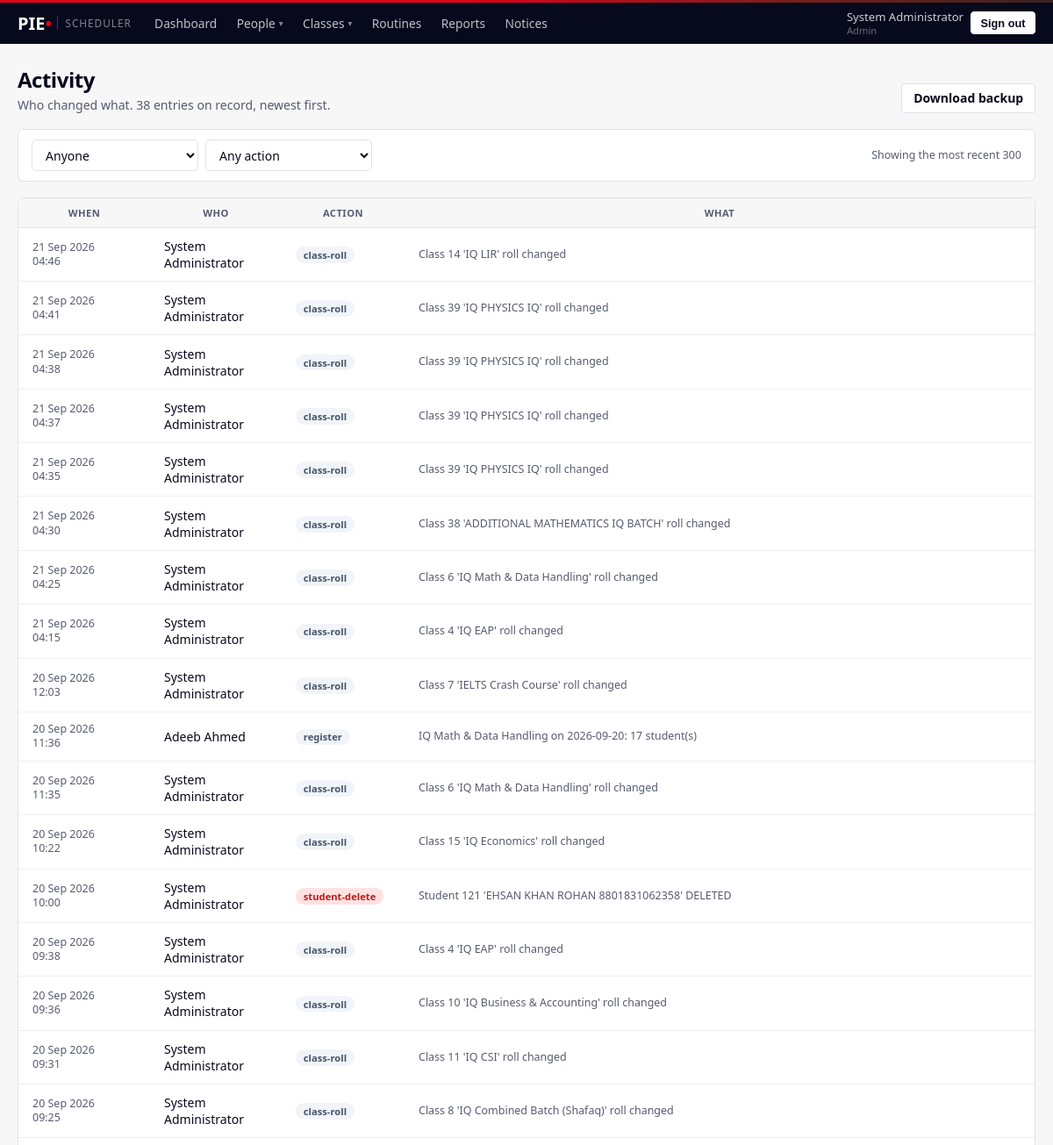
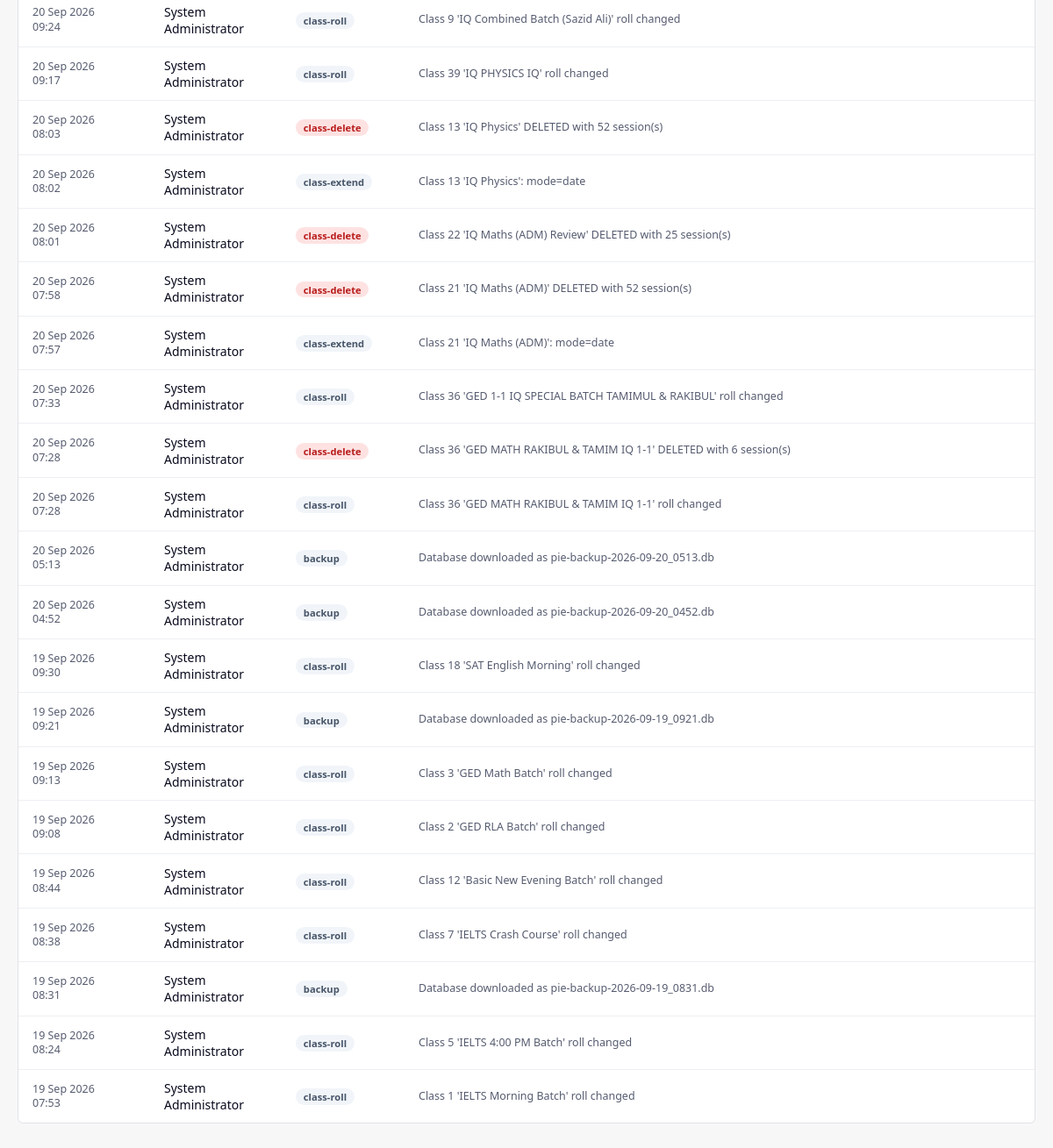
Screenshot of /admin/activity (signed in) with the database file from the repository (2 pictures, top to bottom).
### models.py (models this page shows, shortened)
class User(UserMixin, db.Model):
    __tablename__ = "user"
    id           = db.Column(db.Integer, primary_key=True)
    username     = db.Column(db.String(64), unique=True, nullable=False, index=True)
    password_hash= db.Column(db.String(255), nullable=False)
    full_name    = db.Column(db.String(120), nullable=False)
    role         = db.Column(db.String(16), nullable=False, index=True)
    status       = db.Column(db.String(16), default="ACTIVE", nullable=False, index=True)
    phone        = db.Column(db.String(32))
    email        = db.Column(db.String(120))
    branch       = db.Column(db.String(32), index=True)
    subjects     = db.Column(db.String(255))          # teachers only
    max_daily_hours = db.Column(db.Float, default=8.0)# teachers only
    days_off     = db.Column(db.String(32))           # teachers: "0,3" = Mon,Thu
    work_hours   = db.Column(db.String(255))          # "0=10:00-20:00;1=14:00-20:00"
    initial_password = db.Column(db.String(64))
    created_at   = db.Column(db.DateTime, default=datetime.utcnow)
    @property
    def is_active(self):
        return self.status == "ACTIVE"
    @property
    def is_admin(self):
        return self.role == "ADMIN"

class AuditLog(db.Model):
    __tablename__ = "audit_log"
    id         = db.Column(db.Integer, primary_key=True)
    actor_id   = db.Column(db.Integer, db.ForeignKey("user.id"))
    action     = db.Column(db.String(64), nullable=False)
    detail     = db.Column(db.Text)
    created_at = db.Column(db.DateTime, default=datetime.utcnow, index=True)
    actor = db.relationship("User")

### views_admin.py (the view)
@bp.route("/admin/activity")
@login_required
@admin_only
def activity():
    who    = request.args.get("actor", type=int)
    action = request.args.get("action", "")
    q = AuditLog.query
    if who:
        q = q.filter_by(actor_id=who)
    if action:
        q = q.filter_by(action=action)
    rows = q.order_by(AuditLog.created_at.desc()).limit(300).all()
    actions = sorted({a.action for a in AuditLog.query
                      .with_entities(AuditLog.action).distinct()})
    staff = (User.query.filter(User.role.in_(["ADMIN", "TEACHER"]))
             .order_by(User.full_name).all())
    return render_template("admin/activity.html", rows=rows, actions=actions,
                           staff=staff, f_actor=who, f_action=action,
                           total=AuditLog.query.count(), **_lists())

### helpers.py (called while the page is built, shortened)
def role_required(*roles):
    def decorator(f):
        @wraps(f)
        def inner(*args, **kwargs):
            if not current_user.is_authenticated:
                return redirect(url_for("login"))
            if current_user.role not in roles:
                abort(403)
            return f(*args, **kwargs)
        return inner
    return decorator

def read_only_guard():
    if not current_user.is_authenticated:
        return None
    if current_user.role != "STUDENT_VIEWER":
        return None

### views_admin.py (called while the page is built)
def _lists():
    return {
        "courses":      Course.query.filter_by(is_archived=False).order_by(Course.course_code).all(),
        "terms":        Term.query.order_by(Term.start_date.desc()).all(),
        "teachers_all": User.query.filter_by(role="TEACHER", status="ACTIVE")
                            .order_by(User.full_name).all(),
    }

### templates/admin/activity.html (shortened to what this page needs)
{% extends "base.html" %}
{% block content %}
<div class="page-head">
  <div>
    <h1 class="page-title">Activity</h1>
    <p class="page-sub">
      Who changed what. {{ total }} entr{{ 'y' if total == 1 else 'ies' }} on record,
      newest first.
    </p>
  </div>
  <div class="head-actions">
    <a class="btn btn-outline" href="{{ url_for('admin.backup') }}">Download backup</a>
  </div>
</div>
<div class="panel" style="margin-bottom:1.1rem;padding:.7rem .95rem">
  <form method="get" style="display:flex;gap:.5rem;flex-wrap:wrap;align-items:center">
    <select class="form-select" name="actor" style="max-width:190px"
            onchange="this.form.submit()">
      <option value="">Anyone</option>
    </select>
    <select class="form-select" name="action" style="max-width:190px"
            onchange="this.form.submit()">
      <option value="">Any action</option>
    </select>
    <span class="sub" style="margin-left:auto">Showing the most recent 300</span>
  </form>
</div>
<div class="panel p-0">
  {% if rows %}
  <div class="table-responsive">
    <table class="list-table">
      <thead><tr><th style="width:150px">When</th><th style="width:150px">Who</th>
                 <th style="width:140px">Action</th><th>What</th></tr></thead>
      <tbody>
      {% for r in rows %}
      <tr>
        <td class="nowrap sub">{{ r.created_at.strftime('%d %b %Y') }}
          <div class="mono">{{ r.created_at.strftime('%H:%M') }}</div></td>
        <td>{{ r.actor.full_name if r.actor else 'system' }}</td>
        <td>
          {% if 'delete' in r.action %}<span class="pill pill-red">{{ r.action }}</span>
          {% elif 'stop' in r.action or 'pause' in r.action %}
            <span class="pill pill-amber">{{ r.action }}</span>
          {% else %}<span class="pill pill-gray">{{ r.action }}</span>{% endif %}
        </td>
        <td class="sub">{{ r.detail }}</td>
      </tr>
      {% endfor %}
      </tbody>
    </table>
  </div>
  {% else %}
  <p class="empty-line">
    Nothing recorded yet. Changes to classes, subjects, students and rooms
    will appear here as they happen.
  </p>
  {% endif %}
</div>
{% endblock %}

### templates/base.html (shortened to what this page needs)
<!DOCTYPE html>
<html lang="en">
<head>
<link rel="stylesheet" href="{{ url_for('static', filename='css/style.css') }}">
</head>
<body>
{% if current_user.is_authenticated %}
<header class="app-bar">
  <div class="bar-inner">
    <a class="wordmark" href="{{ url_for('dashboard') }}">
      PIE<span class="wm-pie"> &bull;</span>
      <span class="wm-app">Scheduler</span>
    </a>
    <nav class="main-nav">
      {% if current_user.is_admin %}
        <a class="nav-link {{ 'active' if request.endpoint == 'admin.overview' }}"
           href="{{ url_for('admin.overview') }}">Dashboard</a>
        <div class="nav-drop">
          <button type="button" class="nav-link nav-drop-btn
            {{ 'active' if request.endpoint and ('student' in request.endpoint
               or 'teacher' in request.endpoint or 'batch' in request.endpoint) }}">
            People <span class="caret">&#9662;</span>
          </button>
        </div>
        <div class="nav-drop">
          <button type="button" class="nav-link nav-drop-btn
            {{ 'active' if request.endpoint and ('course' in request.endpoint
               or 'class' in request.endpoint or 'schedule' in request.endpoint
               or request.endpoint == 'admin.calendar') }}">
            Classes <span class="caret">&#9662;</span>
          </button>
        </div>
        <a class="nav-link {{ 'active' if request.endpoint and 'routines' in request.endpoint }}"
           href="{{ url_for('admin.routines') }}">Routines</a>
        <a class="nav-link {{ 'active' if request.endpoint == 'admin.reports' }}"
           href="{{ url_for('admin.reports') }}">Reports</a>
        <a class="nav-link {{ 'active' if request.endpoint == 'admin.notices' }}"
           href="{{ url_for('admin.notices') }}">Notices</a>
      {% elif current_user.is_viewer %}
        <a class="nav-link {{ 'active' if 'viewer' in (request.endpoint or '') }}"
           href="{{ url_for('viewer.search') }}">Student Records</a>
      {% elif current_user.is_teacher %}
        <a class="nav-link {{ 'active' if request.endpoint == 'teacher.my_schedule' }}"
           href="{{ url_for('teacher.my_schedule') }}">My Schedule</a>
        <a class="nav-link {{ 'active' if request.endpoint in ('teacher.my_courses','teacher.course') }}"
           href="{{ url_for('teacher.my_courses') }}">My Courses</a>
      {% elif current_user.is_student %}
        <a class="nav-link {{ 'active' if request.endpoint == 'student.dashboard' }}"
           href="{{ url_for('student.dashboard') }}">My Learning</a>
      {% endif %}
    </nav>
    <div class="bar-user">
      <span class="who">{{ current_user.full_name }}<em>{{ current_user.role|title }}</em></span>
      <a href="{{ url_for('logout') }}">
        <button class="btn-signout">Sign out</button>
      </a>
    </div>
  </div>
</header>
{% endif %}
<div class="page">
  {% block content %}{% endblock %}
</div>
</body>
</html>

### static/css/style.css (style rules this page uses)
:root { --ink:#07091C;--ink-2:#161A31;--ink-soft:#565C70;--red:#E2001A;--red-dk:#B80016; --line:#DFE2E8;--line-soft:#EDEFF3;--surface:#F7F7F8;--warn:#B45309;--warn-bg:#FDF3E7; --ok:#0B6B3A;--ok-bg:#E8F3EC }
* { box-sizing:border-box;-webkit-tap-highlight-color:transparent }
body { font-family:system-ui,-apple-system,"Segoe UI",sans-serif;background:var(--surface); color:var(--ink);min-height:100vh;font-size:15px;margin:0 }
a { color:var(--red-dk);text-decoration:none }
.mono { font-variant-numeric:tabular-nums }
.nowrap { white-space:nowrap }
.sub { font-size:.78rem;color:var(--ink-soft);line-height:1.3 }
.app-bar { background:var(--ink);position:sticky;top:0;z-index:1020 }
.bar-inner { max-width:1560px;margin:0 auto;padding:.55rem 1.25rem;display:flex;align-items:center;gap:1rem;flex-wrap:wrap }
.wordmark { display:inline-flex;align-items:center;font-weight:800;font-size:1.25rem;color:#fff;text-decoration:none }
.wm-pie { color:var(--red) }
.wm-app { font-size:.74rem;font-weight:500;letter-spacing:.08em;text-transform:uppercase;color:rgba(255,255,255,.5);margin-left:.4rem;padding-left:.5rem;border-left:1px solid rgba(255,255,255,.2) }
.main-nav { display:flex;gap:.1rem;flex-wrap:wrap }
.nav-link { color:rgba(255,255,255,.75);font-size:.86rem;font-weight:500;padding:.32rem .65rem;border-radius:.25rem;text-decoration:none;white-space:nowrap }
.bar-user { display:flex;align-items:center;gap:.5rem;margin-left:auto }
.who { color:rgba(255,255,255,.8);font-size:.82rem;line-height:1.2 }
.who em { display:block;font-style:normal;font-size:.7rem;opacity:.5 }
.btn-signout { background:#fff;color:var(--ink);border:1px solid #fff;font-weight:700;font-size:.8rem;padding:.28rem .65rem;border-radius:.25rem;cursor:pointer }
.page { width:100%;max-width:1560px;margin:0 auto;padding:1.5rem 1.25rem 3rem }
.page-head { display:flex;flex-wrap:wrap;gap:1rem;align-items:flex-end;justify-content:space-between;margin-bottom:1.1rem }
.page-title { font-size:1.5rem;font-weight:700;letter-spacing:-.02em;margin:0 }
.page-sub { color:var(--ink-soft);margin:.2rem 0 0;font-size:.88rem }
.head-actions { display:flex;gap:.4rem;flex-wrap:wrap }
.panel { background:#fff;border:1px solid var(--line);border-radius:.4rem;padding:1.15rem }
.panel.p-0 { padding:0 }
.btn { display:inline-flex;align-items:center;gap:.35rem;padding:.38rem .8rem;border-radius:.25rem;font-size:.875rem;font-weight:600;border:1px solid transparent;cursor:pointer;text-decoration:none;line-height:1.4;white-space:nowrap;transition:background .12s,color .12s,border-color .12s }
.btn-outline { background:#fff;color:var(--ink);border-color:var(--line) }
.form-control,.form-select { width:100%;padding:.42rem .68rem;border:1.5px solid var(--line);border-radius:.3rem;font-size:.875rem;color:var(--ink);background:#fff;outline:none;font-family:inherit;transition:border-color .12s }
.table-responsive { overflow-x:auto }
.list-table { width:100%;border-collapse:collapse;font-size:.875rem }
.list-table thead th { background:var(--surface);color:var(--ink-soft);font-size:.7rem;font-weight:700;letter-spacing:.04em;text-transform:uppercase;padding:.55rem 1rem;border-bottom:1px solid var(--line);white-space:nowrap }
.list-table tbody td { padding:.7rem 1rem;border-bottom:1px solid var(--line-soft);vertical-align:middle }
.list-table tbody tr:last-child td { border-bottom:none }
.pill { display:inline-flex;align-items:center;gap:.2rem;padding:.12rem .55rem;border-radius:99px;font-size:.7rem;font-weight:700;white-space:nowrap }
.pill-red { background:#fee2e2;color:#b91c1c }
.pill-gray { background:#f1f5f9;color:#475569 }
.nav-drop { position:relative;display:inline-block }
.nav-drop-btn { background:none;border:none;cursor:pointer;font-family:inherit; display:inline-flex;align-items:center;gap:.25rem }
.nav-drop-btn .caret { font-size:.6rem;opacity:.7 }
.list-table td { overflow-wrap:anywhere }
.sub { overflow-wrap:anywhere }

### rows the page displays
User: full_name "System Administrator", role "Admin"
AuditLog: created_at "21 Sep 2026", created_at "04:46", actor "System Administrator", action "class-roll", detail "Class 14 'IQ LIR' roll changed"
AuditLog: created_at "21 Sep 2026", created_at "04:41", actor "System Administrator", action "class-roll", detail "Class 39 'IQ PHYSICS IQ' roll changed"
AuditLog: created_at "21 Sep 2026", created_at "04:38", actor "System Administrator", action "class-roll", detail "Class 39 'IQ PHYSICS IQ' roll changed"
AuditLog: created_at "21 Sep 2026", created_at "04:37", actor "System Administrator", action "class-roll", detail "Class 39 'IQ PHYSICS IQ' roll changed"
AuditLog: created_at "21 Sep 2026", created_at "04:35", actor "System Administrator", action "class-roll", detail "Class 39 'IQ PHYSICS IQ' roll changed"
AuditLog: created_at "21 Sep 2026", created_at "04:30", actor "System Administrator", action "class-roll", detail "Class 38 'ADDITIONAL MATHEMATICS IQ BATCH' roll changed"
AuditLog: created_at "21 Sep 2026", created_at "04:25", actor "System Administrator", action "class-roll", detail "Class 6 'IQ Math & Data Handling' roll changed"
AuditLog: created_at "21 Sep 2026", created_at "04:15", actor "System Administrator", action "class-roll", detail "Class 4 'IQ EAP' roll changed"
AuditLog: created_at "20 Sep 2026", created_at "12:03", actor "System Administrator", action "class-roll", detail "Class 7 'IELTS Crash Course' roll changed"
AuditLog: created_at "20 Sep 2026", created_at "11:36", actor "Adeeb Ahmed", action "register", detail "IQ Math & Data Handling on 2026-09-20: 17 student(s)"
AuditLog: created_at "20 Sep 2026", created_at "11:35", actor "System Administrator", action "class-roll", detail "Class 6 'IQ Math & Data Handling' roll changed"
AuditLog: created_at "20 Sep 2026", created_at "10:22", actor "System Administrator", action "class-roll", detail "Class 15 'IQ Economics' roll changed"
AuditLog: created_at "20 Sep 2026", created_at "10:00", actor "System Administrator", action "student-delete", detail "Student 121 'EHSAN KHAN ROHAN 8801831062358' DELETED"
AuditLog: created_at "20 Sep 2026", created_at "09:38", actor "System Administrator", action "class-roll", detail "Class 4 'IQ EAP' roll changed"
AuditLog: created_at "20 Sep 2026", created_at "09:36", actor "System Administrator", action "class-roll", detail "Class 10 'IQ Business & Accounting' roll changed"
AuditLog: created_at "20 Sep 2026", created_at "09:31", actor "System Administrator", action "class-roll", detail "Class 11 'IQ CSI' roll changed"
AuditLog: created_at "20 Sep 2026", created_at "09:25", actor "System Administrator", action "class-roll", detail "Class 8 'IQ Combined Batch (Shafaq)' roll changed"
AuditLog: created_at "20 Sep 2026", created_at "09:24", actor "System Administrator", action "class-roll", detail "Class 9 'IQ Combined Batch (Sazid Ali)' roll changed"
AuditLog: created_at "20 Sep 2026", created_at "09:17", actor "System Administrator", action "class-roll", detail "Class 39 'IQ PHYSICS IQ' roll changed"
AuditLog: created_at "20 Sep 2026", created_at "08:03", actor "System Administrator", action "class-delete", detail "Class 13 'IQ Physics' DELETED with 52 session(s)"
AuditLog: created_at "20 Sep 2026", created_at "08:02", actor "System Administrator", action "class-extend", detail "Class 13 'IQ Physics': mode=date"
AuditLog: created_at "20 Sep 2026", created_at "08:01", actor "System Administrator", action "class-delete", detail "Class 22 'IQ Maths (ADM) Review' DELETED with 25 session(s)"
AuditLog: created_at "20 Sep 2026", created_at "07:58", actor "System Administrator", action "class-delete", detail "Class 21 'IQ Maths (ADM)' DELETED with 52 session(s)"
AuditLog: created_at "20 Sep 2026", created_at "07:57", actor "System Administrator", action "class-extend", detail "Class 21 'IQ Maths (ADM)': mode=date"
AuditLog: created_at "20 Sep 2026", created_at "07:33", actor "System Administrator", action "class-roll", detail "Class 36 'GED 1-1 IQ SPECIAL BATCH TAMIMUL & RAKIBUL' roll changed"
AuditLog: created_at "20 Sep 2026", created_at "07:28", actor "System Administrator", action "class-delete", detail "Class 36 'GED MATH RAKIBUL & TAMIM IQ 1-1' DELETED with 6 session(s)"
AuditLog: created_at "20 Sep 2026", created_at "07:28", actor "System Administrator", action "class-roll", detail "Class 36 'GED MATH RAKIBUL & TAMIM IQ 1-1' roll changed"
AuditLog: created_at "20 Sep 2026", created_at "05:13", actor "System Administrator", action "backup", detail "Database downloaded as pie-backup-2026-09-20_0513.db"
AuditLog: created_at "20 Sep 2026", created_at "04:52", actor "System Administrator", action "backup", detail "Database downloaded as pie-backup-2026-09-20_0452.db"
AuditLog: created_at "19 Sep 2026", created_at "09:30", actor "System Administrator", action "class-roll", detail "Class 18 'SAT English Morning' roll changed"
AuditLog: created_at "19 Sep 2026", created_at "09:21", actor "System Administrator", action "backup", detail "Database downloaded as pie-backup-2026-09-19_0921.db"
AuditLog: created_at "19 Sep 2026", created_at "09:13", actor "System Administrator", action "class-roll", detail "Class 3 'GED Math Batch' roll changed"
AuditLog: created_at "19 Sep 2026", created_at "09:08", actor "System Administrator", action "class-roll", detail "Class 2 'GED RLA Batch' roll changed"
AuditLog: created_at "19 Sep 2026", created_at "08:44", actor "System Administrator", action "class-roll", detail "Class 12 'Basic New Evening Batch' roll changed"
AuditLog: created_at "19 Sep 2026", created_at "08:38", actor "System Administrator", action "class-roll", detail "Class 7 'IELTS Crash Course' roll changed"
AuditLog: created_at "19 Sep 2026", created_at "08:31", actor "System Administrator", action "backup", detail "Database downloaded as pie-backup-2026-09-19_0831.db"
AuditLog: created_at "19 Sep 2026", created_at "08:24", actor "System Administrator", action "class-roll", detail "Class 5 'IELTS 4:00 PM Batch' roll changed"
AuditLog: created_at "19 Sep 2026", created_at "07:53", actor "System Administrator", action "class-roll", detail "Class 1 'IELTS Morning Batch' roll changed"

### other values shown
{{ total }} "38"
{{ 'y' if total == 1 else 'ies' }} "ies"
